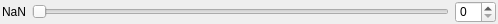
<?xml version="1.0" encoding="UTF-8"?>
<ui version="4.0">
 <class>Form</class>
 <widget class="QWidget" name="Form">
  <property name="geometry">
   <rect>
    <x>0</x>
    <y>0</y>
    <width>498</width>
    <height>24</height>
   </rect>
  </property>
  <property name="sizePolicy">
   <sizepolicy hsizetype="Expanding" vsizetype="Preferred">
    <horstretch>1</horstretch>
    <verstretch>0</verstretch>
   </sizepolicy>
  </property>
  <property name="minimumSize">
   <size>
    <width>0</width>
    <height>22</height>
   </size>
  </property>
  <property name="maximumSize">
   <size>
    <width>16777215</width>
    <height>25</height>
   </size>
  </property>
  <property name="baseSize">
   <size>
    <width>300</width>
    <height>22</height>
   </size>
  </property>
  <property name="windowTitle">
   <string>Form</string>
  </property>
  <layout class="QHBoxLayout" name="horizontalLayout" stretch="0,1,0">
   <property name="leftMargin">
    <number>2</number>
   </property>
   <property name="topMargin">
    <number>1</number>
   </property>
   <property name="rightMargin">
    <number>2</number>
   </property>
   <property name="bottomMargin">
    <number>1</number>
   </property>
   <item>
    <widget class="QLabel" name="label">
     <property name="text">
      <string>NaN</string>
     </property>
     <property name="textFormat">
      <enum>Qt::AutoText</enum>
     </property>
    </widget>
   </item>
   <item>
    <widget class="QSlider" name="slider">
     <property name="sizePolicy">
      <sizepolicy hsizetype="Expanding" vsizetype="Fixed">
       <horstretch>1</horstretch>
       <verstretch>0</verstretch>
      </sizepolicy>
     </property>
     <property name="baseSize">
      <size>
       <width>300</width>
       <height>22</height>
      </size>
     </property>
     <property name="orientation">
      <enum>Qt::Horizontal</enum>
     </property>
    </widget>
   </item>
   <item>
    <widget class="SpinBox" name="spinBox">
     <property name="baseSize">
      <size>
       <width>40</width>
       <height>0</height>
      </size>
     </property>
     <property name="alignment">
      <set>Qt::AlignJustify|Qt::AlignVCenter</set>
     </property>
    </widget>
   </item>
  </layout>
 </widget>
 <customwidgets>
  <customwidget>
   <class>SpinBox</class>
   <extends>QSpinBox</extends>
   <header>pyphoplacecellanalysis.External.pyqtgraph.widgets.SpinBox</header>
  </customwidget>
 </customwidgets>
 <resources/>
 <connections/>
</ui>
